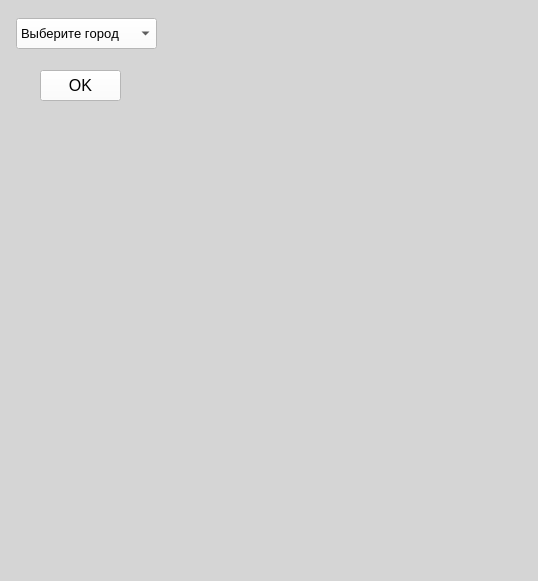
<?xml version="1.0" encoding="UTF-8"?>
<ui version="4.0">
 <class>MainWindow</class>
 <widget class="QMainWindow" name="MainWindow">
  <property name="geometry">
   <rect>
    <x>0</x>
    <y>0</y>
    <width>538</width>
    <height>581</height>
   </rect>
  </property>
  <property name="windowTitle">
   <string>MainWindow</string>
  </property>
  <property name="styleSheet">
   <string notr="true">background-color:rgb(213, 213, 213)</string>
  </property>
  <widget class="QWidget" name="centralwidget">
   <widget class="QLabel" name="main_text">
    <property name="geometry">
     <rect>
      <x>20</x>
      <y>380</y>
      <width>561</width>
      <height>151</height>
     </rect>
    </property>
    <property name="font">
     <font>
      <family>Arial</family>
      <pointsize>22</pointsize>
      <weight>50</weight>
      <bold>false</bold>
     </font>
    </property>
    <property name="mouseTracking">
     <bool>false</bool>
    </property>
    <property name="tabletTracking">
     <bool>false</bool>
    </property>
    <property name="text">
     <string/>
    </property>
   </widget>
   <widget class="QLabel" name="pict">
    <property name="geometry">
     <rect>
      <x>170</x>
      <y>130</y>
      <width>201</width>
      <height>201</height>
     </rect>
    </property>
    <property name="text">
     <string/>
    </property>
   </widget>
   <widget class="QPushButton" name="btn">
    <property name="geometry">
     <rect>
      <x>40</x>
      <y>70</y>
      <width>81</width>
      <height>31</height>
     </rect>
    </property>
    <property name="font">
     <font>
      <family>Arial</family>
      <pointsize>12</pointsize>
      <weight>50</weight>
      <italic>false</italic>
      <bold>false</bold>
     </font>
    </property>
    <property name="styleSheet">
     <string notr="true">background-color:rgb(255, 255, 255)</string>
    </property>
    <property name="text">
     <string>OK</string>
    </property>
   </widget>
   <widget class="QComboBox" name="citylist">
    <property name="geometry">
     <rect>
      <x>16</x>
      <y>18</y>
      <width>141</width>
      <height>31</height>
     </rect>
    </property>
    <property name="font">
     <font>
      <family>Arial</family>
      <pointsize>10</pointsize>
      <weight>50</weight>
      <italic>false</italic>
      <bold>false</bold>
      <strikeout>false</strikeout>
      <kerning>false</kerning>
     </font>
    </property>
    <property name="styleSheet">
     <string notr="true">background-color:rgb(255, 255, 255)</string>
    </property>
    <property name="currentText">
     <string>Выберите город</string>
    </property>
    <item>
     <property name="text">
      <string>Выберите город</string>
     </property>
    </item>
    <item>
     <property name="text">
      <string>Екатеринбург</string>
     </property>
    </item>
    <item>
     <property name="text">
      <string>Нижний Новгород</string>
     </property>
    </item>
    <item>
     <property name="text">
      <string>Казань</string>
     </property>
    </item>
    <item>
     <property name="text">
      <string>Омск</string>
     </property>
    </item>
    <item>
     <property name="text">
      <string>Самара</string>
     </property>
    </item>
    <item>
     <property name="text">
      <string>Волгоград</string>
     </property>
    </item>
    <item>
     <property name="text">
      <string>Ульяновск</string>
     </property>
    </item>
    <item>
     <property name="text">
      <string>Москва</string>
     </property>
    </item>
    <item>
     <property name="text">
      <string>Владивосток</string>
     </property>
    </item>
    <item>
     <property name="text">
      <string>Петропавловск-Камчатский</string>
     </property>
    </item>
    <item>
     <property name="text">
      <string>Новосибирск</string>
     </property>
    </item>
    <item>
     <property name="text">
      <string>Санкт-Петербург</string>
     </property>
    </item>
   </widget>
   <widget class="QLabel" name="temperature">
    <property name="geometry">
     <rect>
      <x>220</x>
      <y>30</y>
      <width>121</width>
      <height>71</height>
     </rect>
    </property>
    <property name="font">
     <font>
      <family>Arial</family>
      <pointsize>16</pointsize>
      <italic>false</italic>
     </font>
    </property>
    <property name="text">
     <string/>
    </property>
   </widget>
   <widget class="QLabel" name="date_time">
    <property name="geometry">
     <rect>
      <x>380</x>
      <y>50</y>
      <width>261</width>
      <height>31</height>
     </rect>
    </property>
    <property name="font">
     <font>
      <family>Arial</family>
      <pointsize>12</pointsize>
      <weight>50</weight>
      <italic>false</italic>
      <bold>false</bold>
     </font>
    </property>
    <property name="text">
     <string/>
    </property>
   </widget>
  </widget>
  <widget class="QMenuBar" name="menubar">
   <property name="geometry">
    <rect>
     <x>0</x>
     <y>0</y>
     <width>538</width>
     <height>21</height>
    </rect>
   </property>
  </widget>
  <widget class="QStatusBar" name="statusbar"/>
 </widget>
 <resources/>
 <connections/>
</ui>
